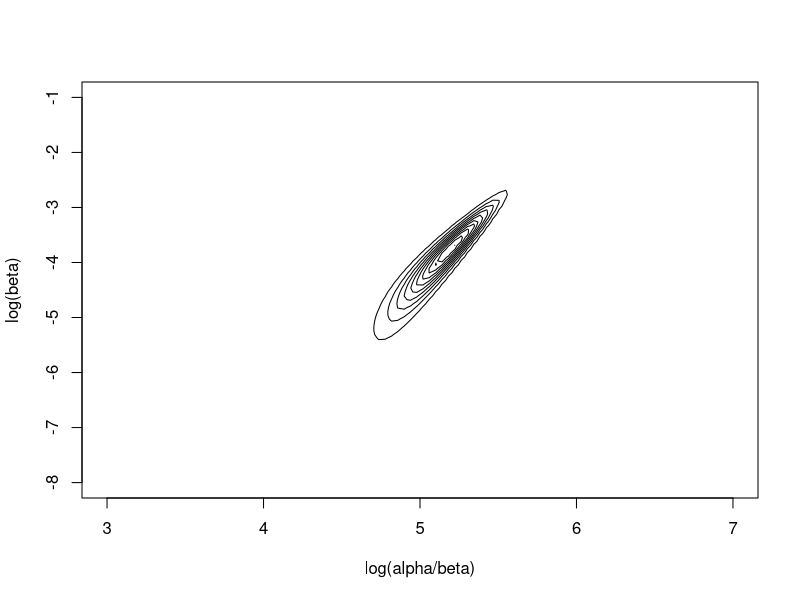
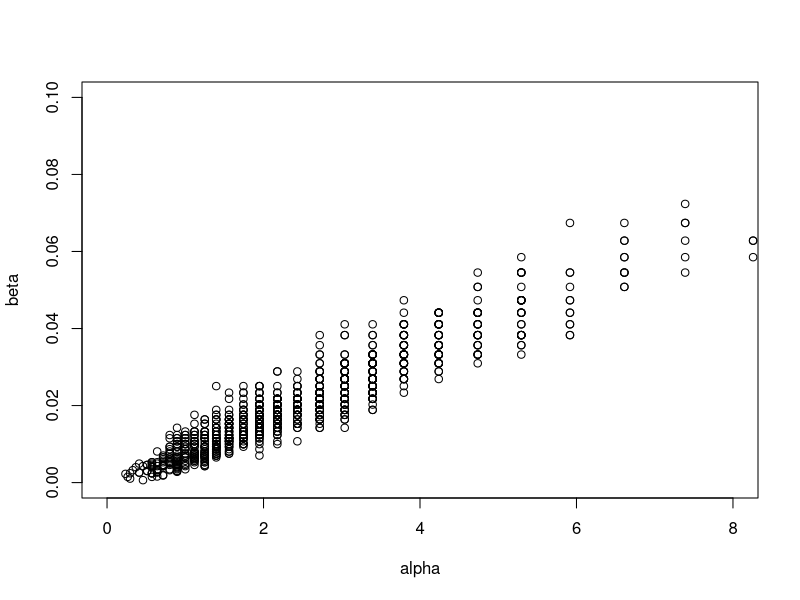
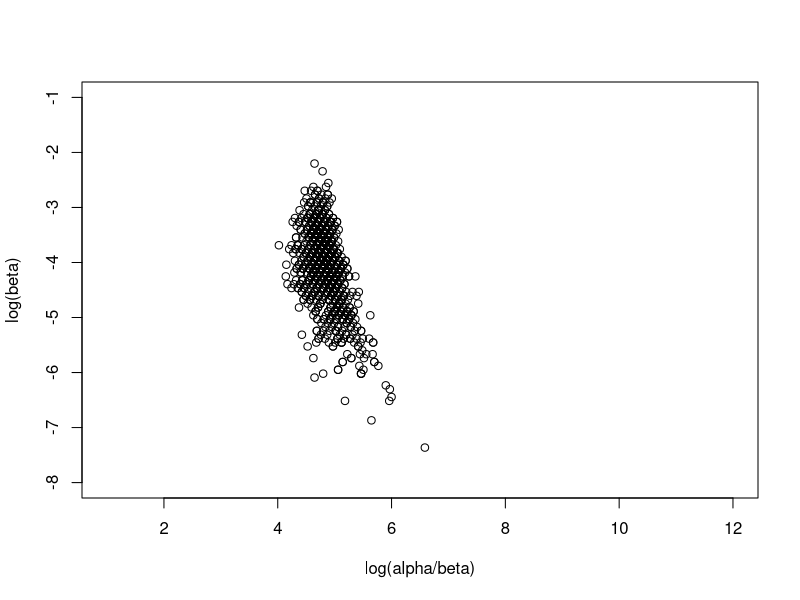

The R script that drew these images, in order: (Note: this script raises an error after producing the figures.)
#5.14
#b.
y<-c(16,9,10,13,19,20,18,17,35,55)
y<-c(58,90,48,57,103,57,86,112,273,64) + y

log_alpha_over_beta <- seq(3, 7, length.out=100) 
log_beta<-seq(-8, -1, length.out=100)
beta<-exp(log_beta)
alpha = exp(log_alpha_over_beta) * beta
I<-length(alpha)
J<-length(beta)
posterior<-matrix(rep(NA, I*J), I, J)

fi = 0.001
for(i in 1:I){
  for(j in 1:J){
    fact <- (alpha[i] * beta[j]) ^ (fi - 1) * exp(-fi * (alpha[i] + beta[j]))
    posterior[i, j] <- fact * prod(beta[j] ^ alpha[i] / (beta(alpha[i], y) * (beta[j] + 1) ^ (alpha[i] + y)))
  }
}
contour(log_alpha_over_beta,log_beta, posterior / max(posterior), drawlabels=F, xlab="log(alpha/beta)", ylab="log(beta)")

post.alpha <- apply(posterior, 1, sum)
alpha.sim <- vector()
beta.sim <- vector()

for(i in 1:1000)
{
  foo <- sample(length(alpha), 1, prob = post.alpha)
  alpha.sim[i] <- alpha[foo]
  post.beta <- posterior[foo,]
  beta.sim[i] <- sample(beta, 1, prob = post.beta)
}

plot(alpha.sim, beta.sim, xlim = c(0, 8), ylim = c(0, 0.1), xlab = "alpha", ylab = "beta")
plot(log(alpha.sim / beta.sim), log(beta.sim), xlim=c(1,12), ylim = c(-8, -1), xlab = "log(alpha/beta)", ylab = "log(beta)")

#e
y <- c(16,9,10,13,19,20,18,17,35,55)
n <- c(58,90,48,57,103,57,86,112,273,64) + y
theta <- matrix(rep(NA,10*1000),10,1000)
for(i in 1:10)
  for(j in 1:1000)
  {
    {
      theta[i,j] <- rgamma(1,alpha.sim[j] + y[i], beta.sim[j] + n[i])
    } 
  }

mean <- rowMeans(theta)
median <- apply(theta, 1, median)
medlower <- vector()
upper <- vector()

for(i in 1:10){
  lower[i] <- quantile(theta[i,],0.025)
  upper[i] <- quantile(theta[i,],0.975)
}

theta.raw <- y/n
library(plotrix)
plotCI(theta.raw, median, ui=upper, li=lower, xlab="observed rate", ylab="95% condidence interval of simulation")
abline(a=0, b=1)


#5.15

#a.
x <- read.table("meta.asc.txt", head = T)
x <- x[,-1]
y <- -log(x[,1]/(x[,2]-x[,1]))+log(x[,3]/(x[,4]-x[,3]))
sigma <- sqrt(1/x[,1]+1/(x[,2]-x[,1])+1/x[,3]+1/(x[,4]-x[,3]))

tau <- seq(0.001,2.0,0.001)
posterior <- vector()
mu <- vector()
for(i in 1:length(tau))
{
  mu.est <- sum(y / (sigma^2 + tau[i]^2)) / sum(1 / (sigma^2 + tau[i]^2))
  v.mu <- 1 / sum(1 / (sigma^2 + tau[i]^2))
  prior <- 1
  mu[i] <- rnorm(1, mean = mu.est, sd = sqrt(v.mu))
  posterior[i] <- prior * sqrt(v.mu) * prod((sigma^2 + tau[i]^2) ^ (-0.5) * exp(-(y - mu.est) ^ 2 / (2 * (sigma^2 + tau[i]^2))))
}

plot(tau, posterior, type='l', xlim=c(0, 0.6))

#b
theta <- matrix(rep(NA, length(y) * length(tau)), length(y), length(tau))
theta.mean <- matrix(rep(NA, length(y) * length(tau)), length(y), length(tau))
theta.sd <- matrix(rep(NA, length(y) * length(tau)), length(y), length(tau))
for(i in 1:length(y))
  for(j in 1:length(tau))
  {
    {
      mu <- sum(y / (sigma^2 + tau[j]^2)) / sum(1 / (sigma^2 + tau[j]^2))
      temp_mean <- (y[i] / sigma[i]^2 + mu / tau[j]^2) / (1 / sigma[i]^2 + 1 / tau[j]^2)
      v<-1/(1/sigma[i]^2+1/tau[j]^2)
      theta[i,j] <- rnorm(1,mean=temp_mean,sd=sqrt(v))
      theta.mean[i,j] <- temp_mean
      theta.sd[i,j] <- sqrt(v)
    } 
  }

plot(tau,theta.mean[1,], type='l', ylim=c(-1,0.5),ylab="Estimated Treatment Effect")
for(i in 1:21)
{
  lines(tau,theta.mean[(i+1),], col=i)
}

plot(tau,theta.sd[1,],type='l', ylim=c(0,1),ylab="Posterior Standard Deviation")
for(i in 1:21)
{
  lines(tau,theta.sd[(i+1),],col=i)
}


#c
median<-apply(theta,1,median)

plot(median,y,pch=20)
text(median,y,1:J,pos=2,cex=0.6)
abline(a=0,b=1)
abline(v=mean(theta))

#d
theta.new<-vector()
for(i in 1:length(tau)){
  foo<-sample(length(posterior),1,prob=posterior)
  tau.new<-tau[foo]
  mu.new<-sum(y/(sigma^2+tau.new^2))/sum(1/(sigma^2+tau.new^2))
  theta.new[i]<-rnorm(1,mean=mu.new,sd=tau.new)
}
hist(theta.new,main="simulation from posterior distributionof a new treatment effect",breaks=20)

#e
p0<-x$V2/x$V3
p1<-x$V4/x$V5
y.new<-vector()
for(i in 1:length(tau))
{
  index<-sample(c(0,1),1)
  loc<-sample(length(p0),1)
  if(index==0){ ps0<-p0[loc]
  ps1<-p0[loc]*exp(theta.new[i])
  }
  else {ps1<-p1[loc]
  ps0<-ps1/exp(theta.new[i])}
  y.new[i]<-rnorm(1,mean=theta.new[i],sd=sqrt((1/ps0+1/ps1+1/(1-ps0)+1/(1-ps1))/100))
}
hist(y.new,main="Histogram of simulation of y.new|y")


#6.6 b
test<-vector()
for(i in 1:1000){
  theta <- rbeta (1, 8, 14)
  y.rep <- rbinom (1, 1, theta)
  while(sum(y.rep==0) < 13){
    y.rep <- c(y.rep, rbinom(1, 1, theta))
  }
  n.rep <- length(y.rep)
  test[i] <- sum(y.rep[2:n.rep] != y.rep[1:(n.rep-1)])
}
hist (test, xlab="T (y-rep)", yaxt="n",
      breaks=seq(-.5, max(test) + .5), cex = 2)
#6.7
test <- vector()
for (i in 1:1000){
  theta <- rnorm (1,5.1,0.1)
  y.rep <- rnorm (100,theta,1)
  test[i] <- max(abs(y.rep))
}
hist(test, breaks = 20, xlab = "T(y_rep)")
lines(rep(8.1,2), c(0,1000))
mean(test > 8.1)

